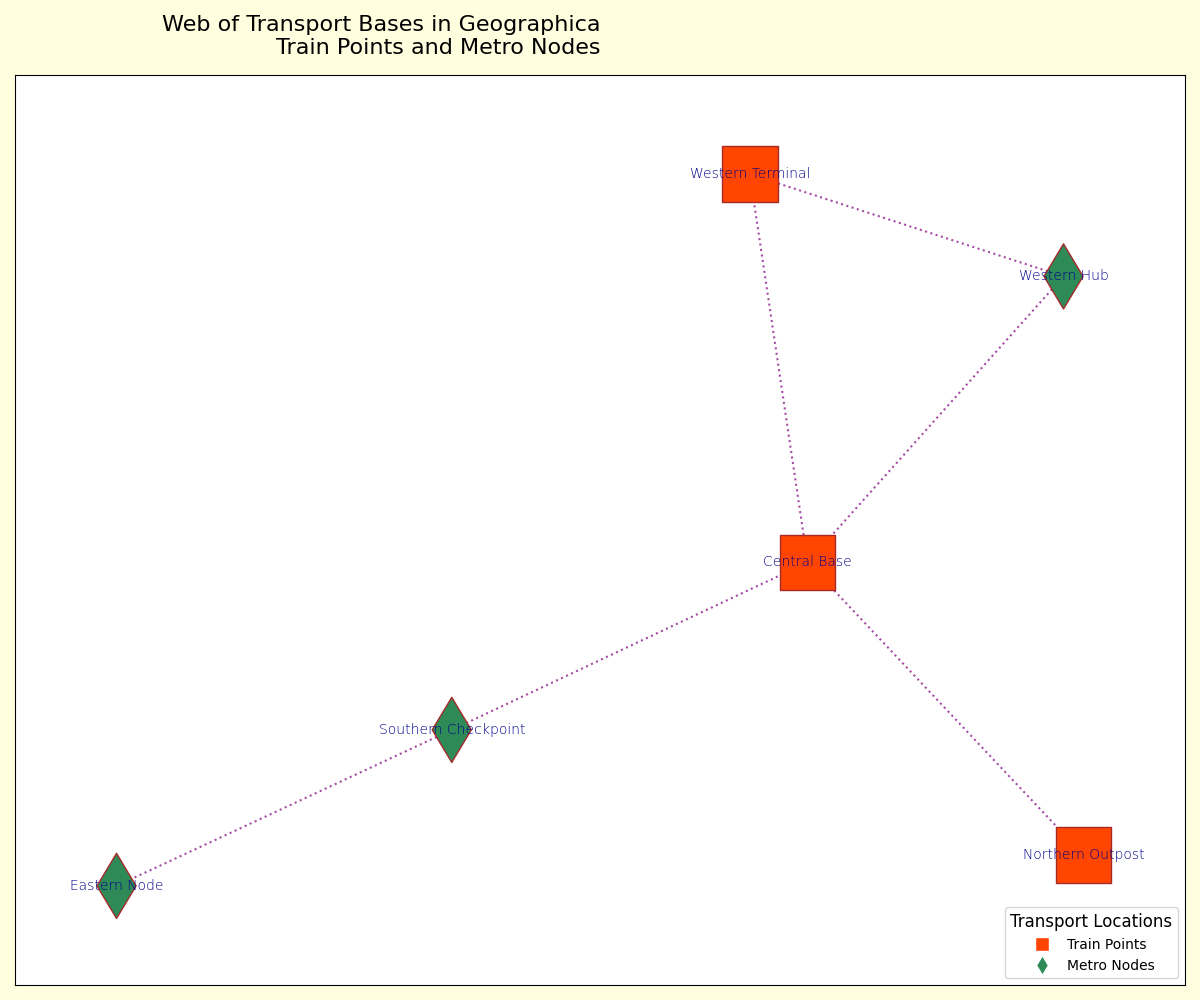

Write the Python code that produced this figure.
import matplotlib.pyplot as plt
import networkx as nx

hubs = {
    'Central Base': 'train',
    'Western Hub': 'metro',
    'Southern Checkpoint': 'metro',
    'Western Terminal': 'train',
    'Eastern Node': 'metro',
    'Northern Outpost': 'train',
}

connections = [
    ('Central Base', 'Western Hub'),
    ('Western Hub', 'Western Terminal'),
    ('Southern Checkpoint', 'Central Base'),
    ('Western Terminal', 'Central Base'),
    ('Eastern Node', 'Southern Checkpoint'),
    ('Northern Outpost', 'Central Base'),
]

# Use an undirected graph
G = nx.Graph()
G.add_nodes_from(hubs)
G.add_edges_from(connections)

pos = nx.kamada_kawai_layout(G)

colors = {'train': '#FF4500', 'metro': '#2E8B57'}
node_colors = [colors[hubs[node]] for node in G.nodes()]
node_shapes = {'train': 's', 'metro': 'd'}
node_sizes = {'train': 1600, 'metro': 1100}

node_shape_map = {node: node_shapes[hubs[node]] for node in G.nodes()}

fig, ax = plt.subplots(figsize=(12, 10))
fig.patch.set_facecolor('lightyellow')

for shape in set(node_shapes.values()):
    nx.draw_networkx_nodes(
        G, pos, ax=ax,
        node_size=[node_sizes[hubs[node]] for node in G.nodes() if node_shape_map[node] == shape],
        node_color=[node_colors[idx] for idx, node in enumerate(G.nodes()) if node_shape_map[node] == shape],
        nodelist=[node for node in G.nodes() if node_shape_map[node] == shape],
        node_shape=shape,
        edgecolors='brown'
    )

nx.draw_networkx_edges(G, pos, width=1.5, alpha=0.7, edge_color='purple', style='dotted')
nx.draw_networkx_labels(G, pos, font_size=10, font_color='darkblue', font_weight='light')

ax.set_title(
    'Web of Transport Bases in Geographica\nTrain Points and Metro Nodes',
    fontsize=16, fontweight='normal', ha='right', pad=15
)

ax.axis('equal')

train_patch = plt.Line2D([0], [0], marker='s', color='w', markersize=10, markerfacecolor=colors['train'], label='Train Points')
metro_patch = plt.Line2D([0], [0], marker='d', color='w', markersize=10, markerfacecolor=colors['metro'], label='Metro Nodes')
ax.legend(handles=[train_patch, metro_patch], loc='lower right', fontsize=10, title='Transport Locations', title_fontsize=12)

plt.tight_layout()
plt.show()
